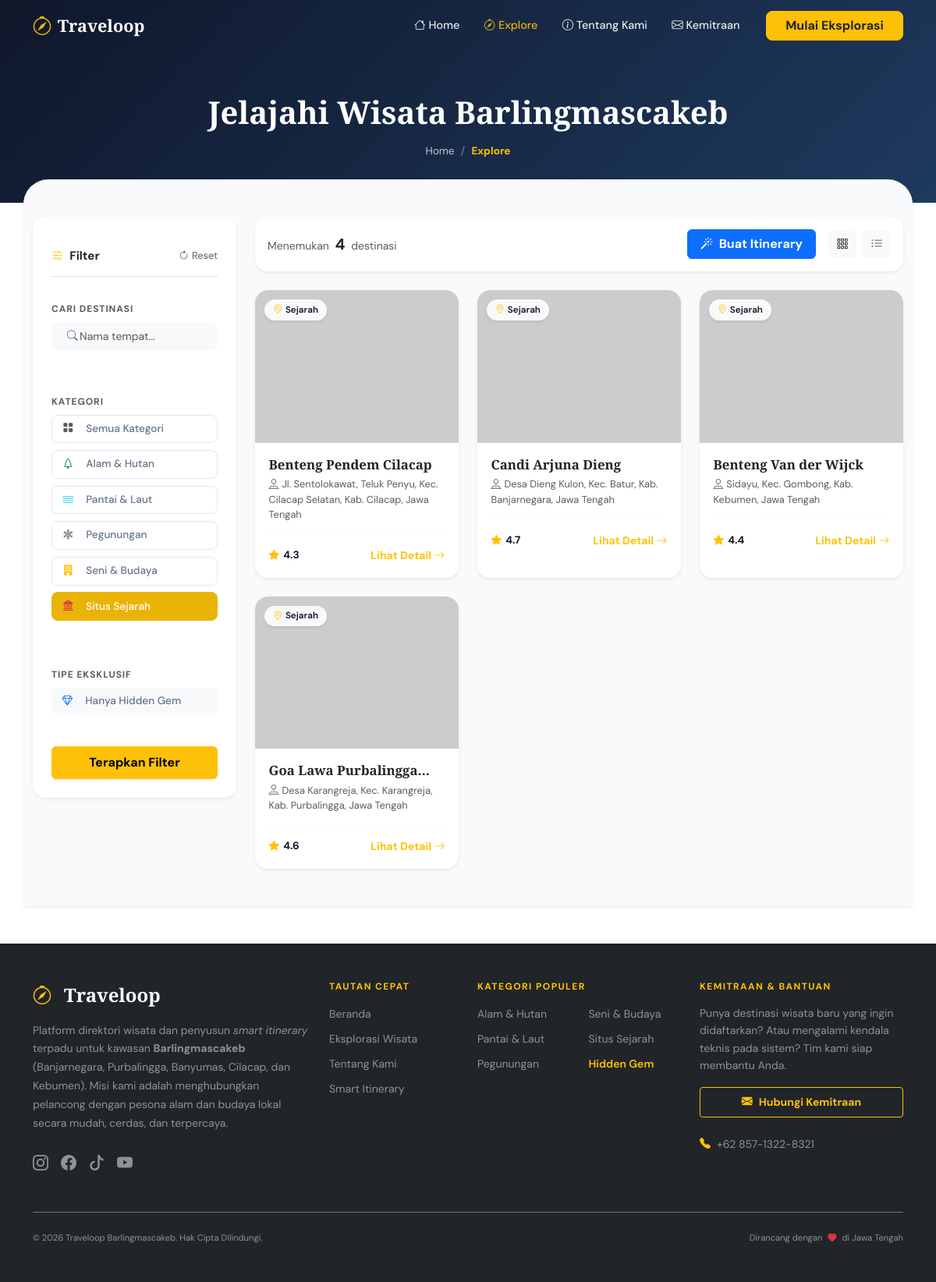
The app's page /explore.php?cat=historical with its own data.
### tables this page shows
CREATE TABLE `destinasi` (
  `id` int(11) NOT NULL,
  `nama` varchar(100) NOT NULL,
  `kategori` varchar(50) NOT NULL,
  `alamat` text NOT NULL,
  `rating` decimal(3,1) DEFAULT 0.0,
  `deskripsi` text NOT NULL,
  `foto_url` longtext DEFAULT NULL,
  `maps_url` varchar(255) DEFAULT NULL,
  `kontak` varchar(50) DEFAULT NULL,
  `tarif` varchar(100) DEFAULT NULL,
  `history` text DEFAULT NULL,
  `tips` text DEFAULT NULL,
  `created_at` timestamp NOT NULL DEFAULT current_timestamp()
);

### explore.php (the view, shortened to what this page needs)
<?php
require_once 'includes/header.php';
$search   = isset($_GET['q']) ? mysqli_real_escape_string($koneksi, $_GET['q']) : '';
$category = isset($_GET['cat']) ? mysqli_real_escape_string($koneksi, $_GET['cat']) : 'all';
$tag      = isset($_GET['tag']) ? mysqli_real_escape_string($koneksi, $_GET['tag']) : '';
$sql = "SELECT * FROM destinasi WHERE 1=1";
if (!empty($category) && $category != 'all') {
    $cat_map = [
        'nature' => 'Alam',
        'beach' => 'Pantai',
        'mountain' => 'Gunung',
        'cultural' => 'Budaya',
        'historical' => 'Sejarah'
    ];
    $db_cat = isset($cat_map[$category]) ? $cat_map[$category] : $category;
    $sql .= " AND kategori = '$db_cat'";
}
$sql .= " ORDER BY id DESC";
$query_explore = mysqli_query($koneksi, $sql);
$total_results = $query_explore ? mysqli_num_rows($query_explore) : 0;
?>
<div class="page-header-solid" style="padding-top: 120px;">
  <div class="container text-center">
    <h1 class="page-title text-white">Jelajahi Wisata Barlingmascakeb</h1>
    <nav aria-label="breadcrumb">
      <ol class="breadcrumb wn-breadcrumb justify-content-center mt-3">
        <li class="breadcrumb-item"><a href="index.php" class="text-light text-decoration-none opacity-75 hover-white">Home</a></li>
        <li class="breadcrumb-item active text-warning fw-bold" aria-current="page">Explore</li>
      </ol>
    </nav>
  </div>
</div>
<div class="container py-5 explore-page bg-soft rounded-top-5 shadow-sm" style="margin-top: -30px; position: relative; z-index: 10;">
  <div class="row g-4">
    <div class="col-lg-3">
      <form action="explore.php" method="GET" class="filter-panel p-4 shadow-sm rounded-4 bg-white border-0 sticky-lg-top" id="filterPanel" style="top: 100px;">
        <div class="filter-panel-header bg-white px-0 border-bottom pb-3 mb-3 d-flex justify-content-between align-items-center">
          <h5 class="filter-title text-dark mb-0 fw-bold"><i class="bi bi-sliders2 text-warning me-2"></i>Filter</h5>
          <a href="explore.php" class="btn-reset-filter text-decoration-none text-muted small"><i class="bi bi-arrow-clockwise me-1"></i>Reset</a>
        </div>
        <div class="filter-section px-0 border-0 mb-4">
          <label class="filter-label text-muted small fw-bold text-uppercase tracking-wider">Cari Destinasi</label>
          <div class="filter-search-wrap mt-2">
            <i class="bi bi-search ps-2"></i>
            <input type="text" name="q" id="filterSearch" class="form-control filter-input bg-light border-0" placeholder="Nama tempat..." value="<?= htmlspecialchars($search) ?>"/>
          </div>
        </div>
        <div class="filter-section px-0 border-0 mb-4">
          <label class="filter-label text-muted small fw-bold text-uppercase tracking-wider">Kategori</label>
          <div class="cat-filter-list mt-2">
            <button type="button" class="cat-filter-btn mb-1 <?= $category == 'all' ? 'active' : '' ?>" onclick="setCategory('all', this)">
              <i class="bi bi-grid-fill text-muted me-2"></i>Semua Kategori
            </button>
            <button type="button" class="cat-filter-btn mb-1 <?= $category == 'nature' ? 'active' : '' ?>" onclick="setCategory('nature', this)">
              <i class="bi bi-tree text-success me-2"></i>Alam & Hutan
            </button>
            <button type="button" class="cat-filter-btn mb-1 <?= $category == 'beach' ? 'active' : '' ?>" onclick="setCategory('beach', this)">
              <i class="bi bi-water text-info me-2"></i>Pantai & Laut
            </button>
            <button type="button" class="cat-filter-btn mb-1 <?= $category == 'mountain' ? 'active' : '' ?>" onclick="setCategory('mountain', this)">
              <i class="bi bi-snow2 text-secondary me-2"></i>Pegunungan
            </button>
            <button type="button" class="cat-filter-btn mb-1 <?= $category == 'cultural' ? 'active' : '' ?>" onclick="setCategory('cultural', this)">
              <i class="bi bi-building-fill text-warning me-2"></i>Seni & Budaya
            </button>
            <button type="button" class="cat-filter-btn mb-1 <?= $category == 'historical' ? 'active' : '' ?>" onclick="setCategory('historical', this)">
              <i class="bi bi-bank2 text-danger me-2"></i>Situs Sejarah
            </button>
          </div>
        </div>
        <div class="filter-section px-0 border-0 mb-4">
          <label class="filter-label text-muted small fw-bold text-uppercase tracking-wider">Tipe Eksklusif</label>
          <div class="d-flex gap-2 flex-wrap mt-2">
            <button type="button" class="cat-filter-btn w-100 <?= $tag == 'hidden-gem' ? 'active text-white bg-primary border-primary' : 'bg-light border-0' ?>" id="gemFilterBtn" onclick="toggleGemUI()">
              <i class="bi bi-gem me-2 <?= $tag == 'hidden-gem' ? 'text-white' : 'text-primary' ?>"></i> Hanya Hidden Gem
            </button>
          </div>
        </div>
        <button type="submit" class="btn btn-warning w-100 fw-bold py-2 shadow-sm">Terapkan Filter</button>
      </form>
    </div>
    <div class="col-lg-9">
      <div class="explore-toolbar bg-white shadow-sm rounded-4 p-3 mb-4 border-0 d-flex justify-content-between align-items-center flex-wrap gap-3">
        <div class="results-info text-muted">
          Menemukan <strong class="text-dark fs-5 mx-1"><?= $total_results ?></strong> destinasi
        </div>
        <div class="toolbar-right d-flex gap-2 align-items-center">
          <button class="btn btn-primary fw-bold px-3 me-2" onclick="showItineraryModal()"><i class="bi bi-magic me-1"></i> Buat Itinerary</button>
          <button class="view-toggle active bg-light border-0 text-dark" id="gridToggle" onclick="toggleViewLayout('grid')" title="Grid View">
            <i class="bi bi-grid-3x3-gap"></i>
          </button>
          <button class="view-toggle bg-light border-0 text-muted" id="listToggle" onclick="toggleViewLayout('list')" title="List View">
            <i class="bi bi-list-ul"></i>
          </button>
        </div>
      </div>
      <div class="row g-4" id="placeGrid">
        <?php
        if ($query_explore && $total_results > 0) {
            while ($row = mysqli_fetch_assoc($query_explore)) {
                $foto = !empty($row['foto_url']) ? $row['foto_url'] : 'https://placehold.co/600x400/e2e8f0/64748b?text=Wisata';
                ?>
                <div class="col-12 col-md-6 col-xl-4 place-item-col">
                  <div class="place-card h-100 shadow-sm border-0"
                       data-id="<?= $row['id'] ?>"
                       data-nama="<?= htmlspecialchars($row['nama'], ENT_QUOTES) ?>"
                       data-kategori="<?= htmlspecialchars($row['kategori'], ENT_QUOTES) ?>"
                       data-alamat="<?= htmlspecialchars($row['alamat'], ENT_QUOTES) ?>"
                       data-rating="<?= $row['rating'] ?>"
                       data-deskripsi="<?= htmlspecialchars($row['deskripsi'], ENT_QUOTES) ?>"
                       data-foto="<?= htmlspecialchars($foto, ENT_QUOTES) ?>"
                       data-maps="<?= htmlspecialchars($row['maps_url'] ?? '', ENT_QUOTES) ?>"
                       data-tarif="<?= htmlspecialchars($row['tarif'] ?? '', ENT_QUOTES) ?>"
                       data-kontak="<?= htmlspecialchars($row['kontak'] ?? '', ENT_QUOTES) ?>"
                       data-history="<?= htmlspecialchars($row['history'] ?? '', ENT_QUOTES) ?>"
                       data-tips="<?= htmlspecialchars($row['tips'] ?? '', ENT_QUOTES) ?>"
                       onclick="openDetailBtn(this)"
                       style="cursor:pointer;">
                    <div class="place-card-img-wrap rounded-top-4">
                      <img src="<?= $foto ?>" class="place-card-img" alt="<?= htmlspecialchars($row['nama']) ?>" loading="lazy"/>
                      <span class="cat-badge cat-badge-overlay shadow-sm"><i class="bi bi-geo-alt me-1 text-warning"></i><?= htmlspecialchars($row['kategori']) ?></span>
                    </div>
                    <div class="place-card-body">
                      <h5 class="place-card-title text-dark"><?= htmlspecialchars($row['nama']) ?></h5>
                      <p class="place-card-addr text-muted"><i class="bi bi-pin-map me-1"></i><?= htmlspecialchars($row['alamat']) ?></p>
                      <div class="place-card-footer mt-3 pt-3 border-top border-light d-flex justify-content-between align-items-center">
                        <div class="stars-row">
                          <i class="bi bi-star-fill star-fill text-warning"></i>
                          <span class="rating-text ms-1 fw-bold"><?= $row['rating'] ?></span>
                        </div>
                        <span class="text-warning small fw-bold">Lihat Detail <i class="bi bi-arrow-right"></i></span>
                      </div>
                    </div>
                  </div>
                </div>
                <?php
            }
        }
        ?>
      </div>
    </div>
  </div>
</div>
<?php
require_once 'includes/footer.php';
?>

### records on screen
destinasi: kategori "Sejarah", nama "Benteng Pendem Cilacap", alamat "Jl. Sentolokawat, Teluk Penyu, Kec. Cilacap Selatan, Kab. Cilacap, Jawa Tengah", rating "4.3"
destinasi: kategori "Sejarah", nama "Candi Arjuna Dieng", alamat "Desa Dieng Kulon, Kec. Batur, Kab. Banjarnegara, Jawa Tengah", rating "4.7"
destinasi: kategori "Sejarah", nama "Benteng Van der Wijck", alamat "Sidayu, Kec. Gombong, Kab. Kebumen, Jawa Tengah", rating "4.4"
destinasi: kategori "Sejarah", nama "Goa Lawa…", alamat "Desa Karangreja, Kec. Karangreja, Kab. Purbalingga, Jawa Tengah", rating "4.6"

### other values on screen
$total_results "4"
